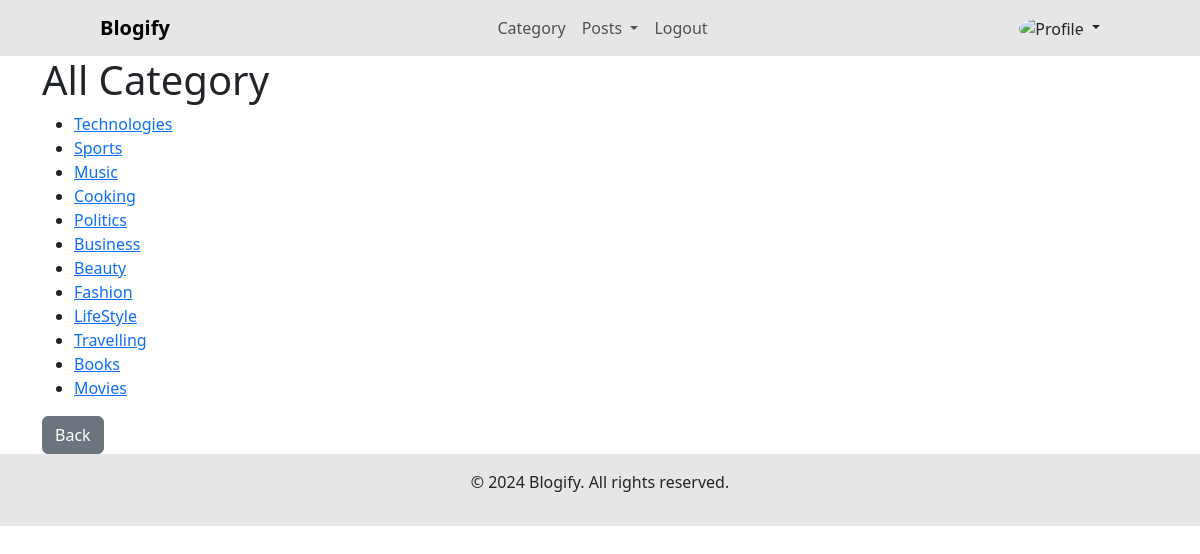
Screenshot of /Users/category/ with the database file from the repository.
### blog/models.py (models this page shows, shortened)
class Category(models.Model):
    name = models.CharField(max_length=100, unique=True)
    description = models.TextField(blank=True, null=True)
    image = models.ImageField(upload_to='category_images/', null=True, blank=True)

### User/views.py (the view)
# urls.py: path('category/', views.UserCategoryList, name='user_category_list'),
def UserCategoryList(request):
    categories = Category.objects.all()
    return render(request, 'user/user_category_list.html', {'categories': categories})

### User/templates/user/user_category_list.html (shortened to what this page needs)
{% extends 'user/user_base.html' %}
{% block content %}
    <h1>All Category</h1>
    <ul>
        {% for category in categories %}
            <li><a href="{% url 'user_category_post' category.id %}">{{ category.name }}</a></li>
        {% endfor %}
    </ul>
    <a href="{% url 'user_home'%}" class="btn btn-secondary">Back</a>
{% endblock %}

### rows the page displays
Category: name "Technologies"
Category: name "Sports"
Category: name "Music"
Category: name "Cooking"
Category: name "Politics"
Category: name "Business"
Category: name "Beauty"
Category: name "Fashion"
Category: name "LifeStyle"
Category: name "Travelling"
Category: name "Books"
Category: name "Movies"
